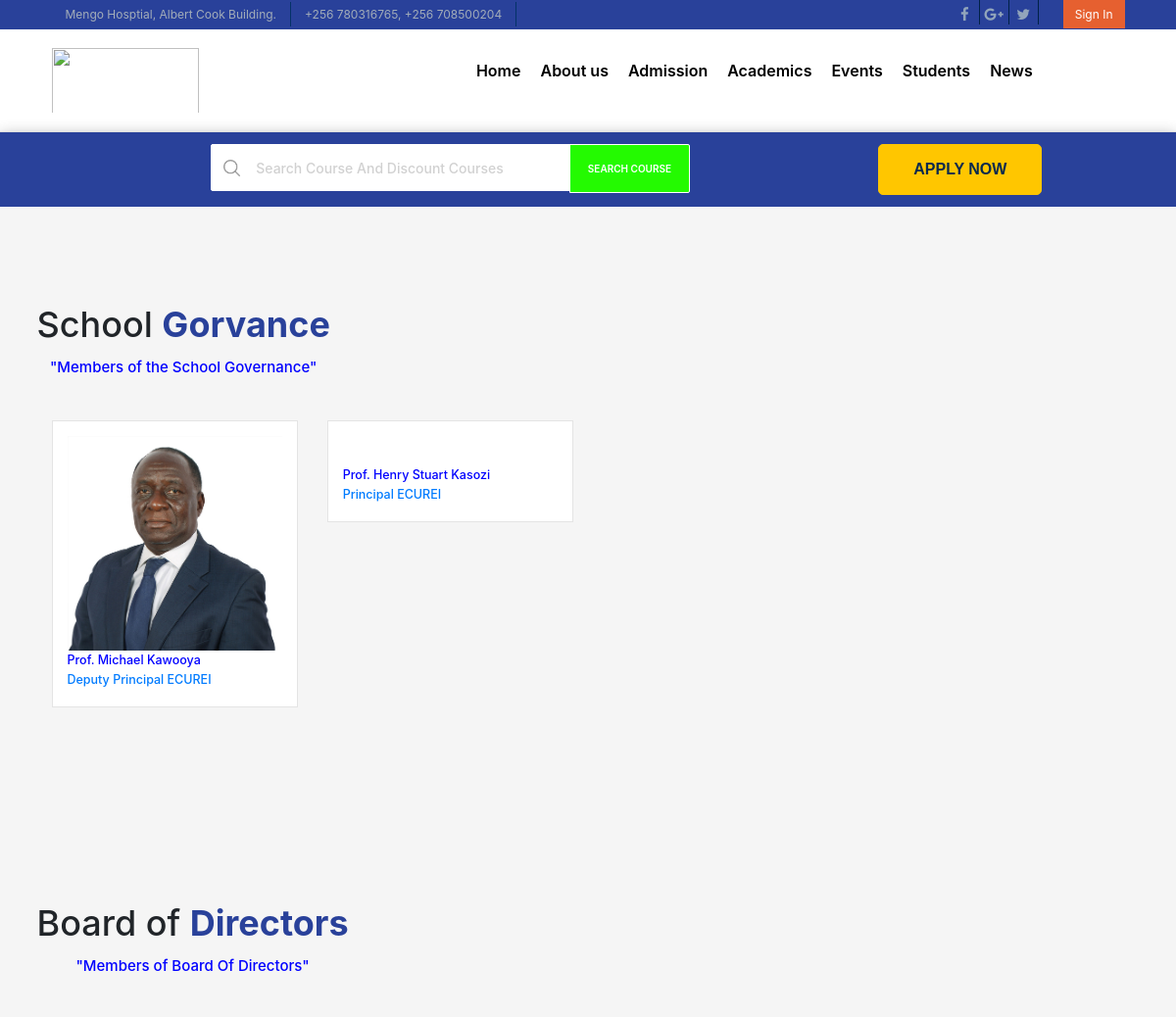
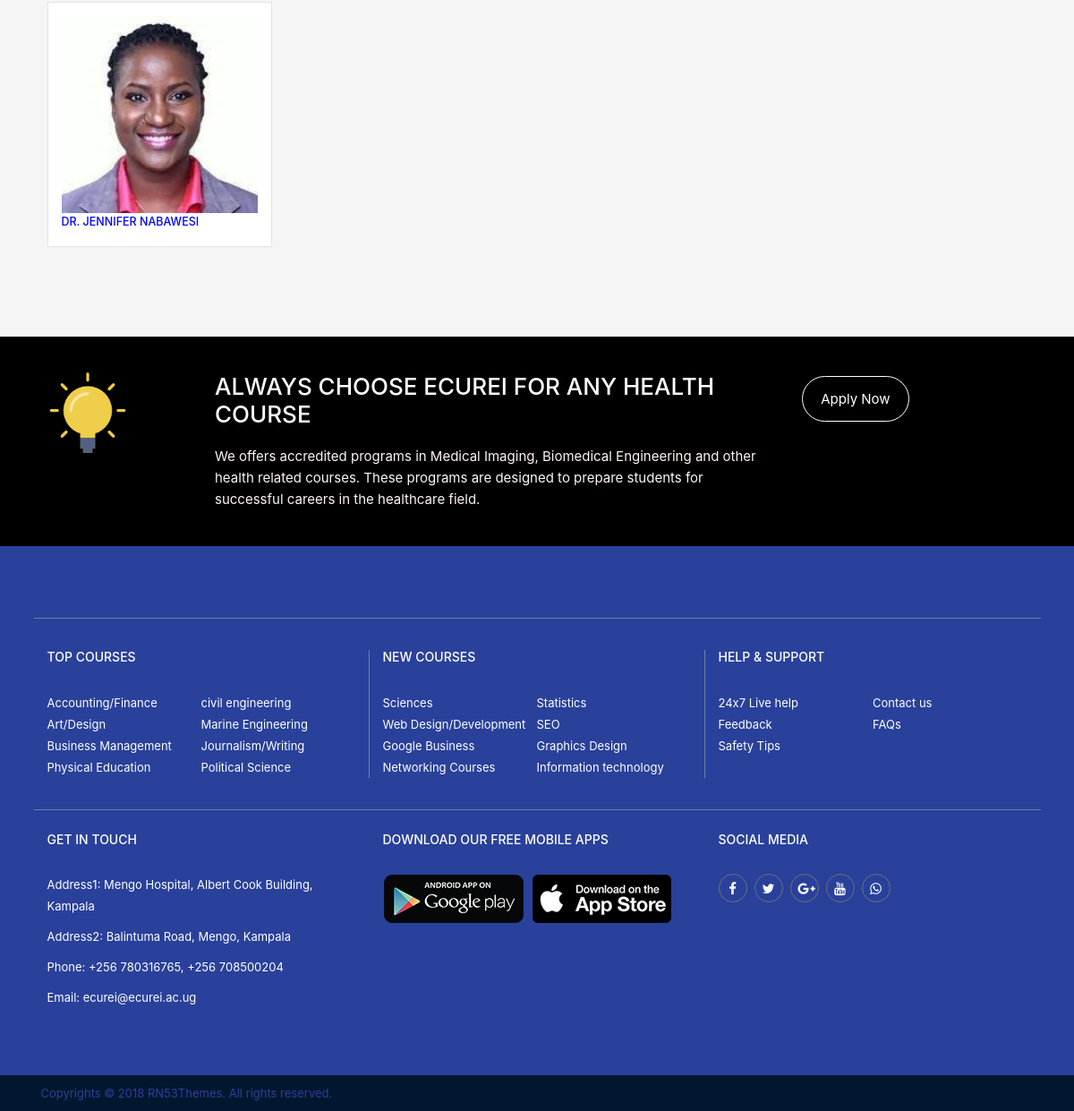
Page /gorvernance.php on the committed database (2 pictures, top to bottom).
### tables this page shows
CREATE TABLE `governance` (
  `gv_id` int(11) NOT NULL,
  `img` varchar(250) NOT NULL,
  `name` varchar(250) NOT NULL,
  `possition` varchar(250) NOT NULL
);

CREATE TABLE `boardmember` (
  `bd_id` int(11) NOT NULL,
  `img` varchar(250) NOT NULL,
  `name` varchar(250) NOT NULL,
  `possition` varchar(250) NOT NULL
);

### root/config.php (called while the page is built, shortened)
<?php
 try{
	$dbh = new PDO("mysql:host=".DB_SERVER.";dbname=".DB_NAME, DB_USER, DB_PASS, array(PDO::ATTR_PERSISTENT => true));
	$dbh->setAttribute(PDO::ATTR_ERRMODE, PDO::ERRMODE_WARNING);
	}
catch(PDOException $e)
{
	echo $e->getMessage();
}
function dbSQL($q='')
{
	global $dbh;
	$r = $dbh->prepare($q);
	$r->execute();
	$results = array();
	while($row = $r->fetch(PDO::FETCH_OBJ)){
		$results[] = $row;
	}
	return $results;
}
?>

### gorvernance.php (the view)
<?php include 'header.php'; ?>
<section class="pop-cour">
        <div class="container com-sp pad-bot-70">
            <div class="row">
                <div class="con-title">
                    <h2>School <span>Gorvance</span></h2>
                        <h4 style="color:blue;">"Members of the School Governance"</h4>
                </div>
            </div>
             <div class="row">
            <?php $governance = dbSQL("SELECT * FROM governance ORDER BY governance.gv_id DESC ");
                    foreach ($governance as $governance) { ?>
                <div class="col-md-3">
                    <div>
                        <div class="home-top-cour">
                            <div class="col-md-12"> <img src="<?=$governance->img; ?>" alt=""> </div><br><br>
                            <div class="col-md-9 home-top-cour-desc">
                                <h5 style="color:blue; margin-top:2px;"><?=$governance->name; ?></h5>
                                <a href="about ">
                                    <h5><?=$governance->possition; ?></h5>
                                </a>
                        </div>
                        </div>
                    </div>
                </div>
                  <?php } ?>
            </div>
        </div>
        <div class="container com-sp pad-bot-70">
            <div class="row">
                <div class="con-title">
                    <h2>Board of <span>Directors</span></h2>
                        <h4 style="color:blue;">"Members of Board Of Directors"</h4>
                </div>
            </div>
             <div class="row">
            <?php $boardmember = dbSQL("SELECT * FROM boardmember ORDER BY boardmember.bd_id DESC ");
                    foreach ($boardmember as $boardmember) { ?>
                <div class="col-md-3">
                    <div>
                        <div class="home-top-cour">
                            <div class="col-md-12"> <img src="<?=$boardmember->img; ?>" alt=""> </div><br><br>
                            <div class="col-md-9 home-top-cour-desc">
                                <h5 style="color:blue; margin-top:2px;"><?=$boardmember->name; ?></h5>
                        </div>
                        </div>
                    </div>
                </div>
            <?php } ?>
            </div>
        </div>
    </section>
<?php include 'footer.php'; ?>

### rows in the picture
governance: img (picture), name "Prof. Michael Kawooya", possition "Deputy Principal ECUREI"
governance: name "Prof. Henry Stuart Kasozi", possition "Principal ECUREI"
boardmember: img (picture), name "DR. JENNIFER NABAWESI"
